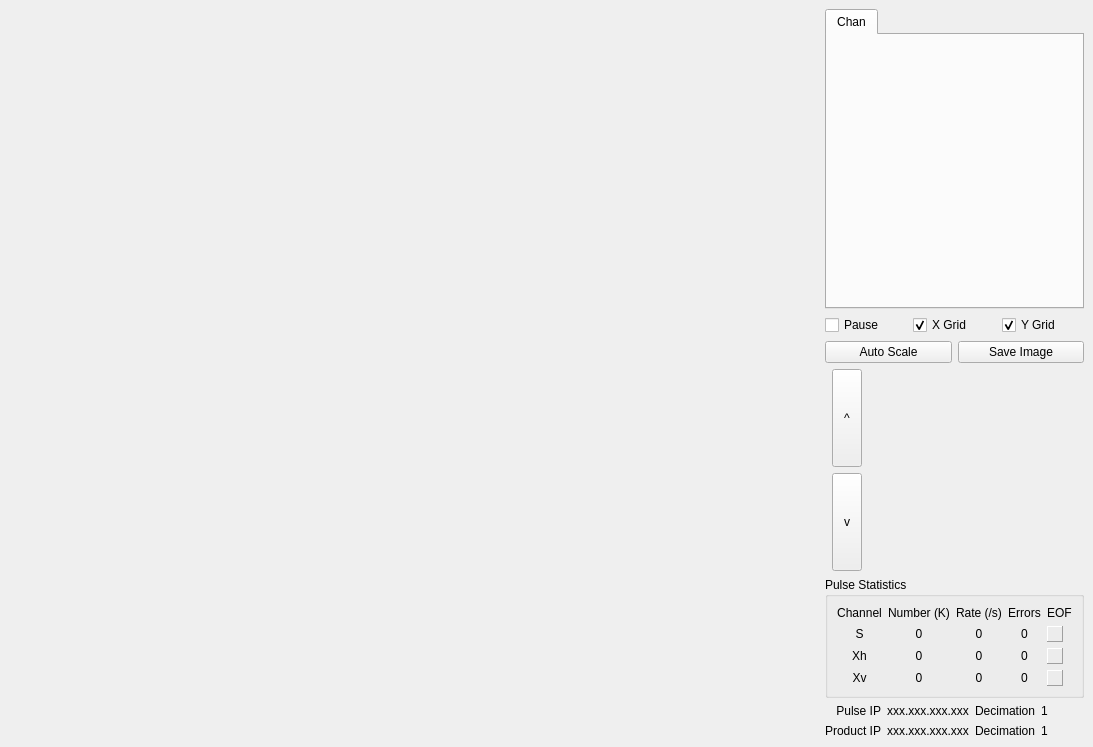
<ui version="4.0" >
 <class>CP2Scope</class>
 <widget class="QWidget" name="CP2Scope" >
  <property name="geometry" >
   <rect>
    <x>0</x>
    <y>0</y>
    <width>1093</width>
    <height>747</height>
   </rect>
  </property>
  <property name="windowTitle" >
   <string>CP2Scope</string>
  </property>
  <layout class="QHBoxLayout" >
   <property name="margin" >
    <number>9</number>
   </property>
   <property name="spacing" >
    <number>6</number>
   </property>
   <item>
    <widget class="ScopePlot" name="_scopePlot" >
     <property name="sizePolicy" >
      <sizepolicy>
       <hsizetype>3</hsizetype>
       <vsizetype>3</vsizetype>
       <horstretch>0</horstretch>
       <verstretch>0</verstretch>
      </sizepolicy>
     </property>
     <property name="minimumSize" >
      <size>
       <width>600</width>
       <height>600</height>
      </size>
     </property>
    </widget>
   </item>
   <item>
    <layout class="QVBoxLayout" >
     <property name="margin" >
      <number>0</number>
     </property>
     <property name="spacing" >
      <number>6</number>
     </property>
     <item>
      <widget class="QTabWidget" name="_typeTab" >
       <property name="sizePolicy" >
        <sizepolicy>
         <hsizetype>1</hsizetype>
         <vsizetype>5</vsizetype>
         <horstretch>0</horstretch>
         <verstretch>0</verstretch>
        </sizepolicy>
       </property>
       <property name="minimumSize" >
        <size>
         <width>200</width>
         <height>300</height>
        </size>
       </property>
       <property name="maximumSize" >
        <size>
         <width>16777215</width>
         <height>16777215</height>
        </size>
       </property>
       <widget class="QWidget" name="Channels" >
        <attribute name="title" >
         <string>Chan</string>
        </attribute>
       </widget>
      </widget>
     </item>
     <item>
      <layout class="QVBoxLayout" >
       <property name="margin" >
        <number>0</number>
       </property>
       <property name="spacing" >
        <number>6</number>
       </property>
       <item>
        <layout class="QHBoxLayout" >
         <property name="margin" >
          <number>0</number>
         </property>
         <property name="spacing" >
          <number>6</number>
         </property>
         <item>
          <widget class="QCheckBox" name="pauseButton" >
           <property name="sizePolicy" >
            <sizepolicy>
             <hsizetype>1</hsizetype>
             <vsizetype>1</vsizetype>
             <horstretch>0</horstretch>
             <verstretch>0</verstretch>
            </sizepolicy>
           </property>
           <property name="toolTip" >
            <string>pause the display</string>
           </property>
           <property name="text" >
            <string>Pause</string>
           </property>
          </widget>
         </item>
         <item>
          <widget class="QCheckBox" name="xGrid" >
           <property name="sizePolicy" >
            <sizepolicy>
             <hsizetype>1</hsizetype>
             <vsizetype>5</vsizetype>
             <horstretch>0</horstretch>
             <verstretch>0</verstretch>
            </sizepolicy>
           </property>
           <property name="text" >
            <string>X Grid</string>
           </property>
           <property name="checked" >
            <bool>true</bool>
           </property>
          </widget>
         </item>
         <item>
          <widget class="QCheckBox" name="yGrid" >
           <property name="sizePolicy" >
            <sizepolicy>
             <hsizetype>1</hsizetype>
             <vsizetype>5</vsizetype>
             <horstretch>0</horstretch>
             <verstretch>0</verstretch>
            </sizepolicy>
           </property>
           <property name="text" >
            <string>Y Grid</string>
           </property>
           <property name="checked" >
            <bool>true</bool>
           </property>
          </widget>
         </item>
        </layout>
       </item>
       <item>
        <layout class="QHBoxLayout" >
         <property name="margin" >
          <number>0</number>
         </property>
         <property name="spacing" >
          <number>6</number>
         </property>
         <item>
          <widget class="QPushButton" name="_autoScale" >
           <property name="sizePolicy" >
            <sizepolicy>
             <hsizetype>1</hsizetype>
             <vsizetype>1</vsizetype>
             <horstretch>0</horstretch>
             <verstretch>0</verstretch>
            </sizepolicy>
           </property>
           <property name="text" >
            <string>Auto Scale</string>
           </property>
          </widget>
         </item>
         <item>
          <widget class="QPushButton" name="_saveImage" >
           <property name="text" >
            <string>Save Image</string>
           </property>
          </widget>
         </item>
        </layout>
       </item>
      </layout>
     </item>
     <item>
      <layout class="QHBoxLayout" >
       <property name="margin" >
        <number>0</number>
       </property>
       <property name="spacing" >
        <number>6</number>
       </property>
       <item>
        <layout class="QVBoxLayout" >
         <property name="margin" >
          <number>0</number>
         </property>
         <property name="spacing" >
          <number>6</number>
         </property>
         <item>
          <widget class="QToolButton" name="_up" >
           <property name="sizePolicy" >
            <sizepolicy>
             <hsizetype>0</hsizetype>
             <vsizetype>3</vsizetype>
             <horstretch>0</horstretch>
             <verstretch>0</verstretch>
            </sizepolicy>
           </property>
           <property name="minimumSize" >
            <size>
             <width>30</width>
             <height>0</height>
            </size>
           </property>
           <property name="maximumSize" >
            <size>
             <width>20</width>
             <height>16777215</height>
            </size>
           </property>
           <property name="text" >
            <string>^</string>
           </property>
           <property name="autoRepeat" >
            <bool>true</bool>
           </property>
          </widget>
         </item>
         <item>
          <widget class="QToolButton" name="_dn" >
           <property name="sizePolicy" >
            <sizepolicy>
             <hsizetype>0</hsizetype>
             <vsizetype>3</vsizetype>
             <horstretch>0</horstretch>
             <verstretch>0</verstretch>
            </sizepolicy>
           </property>
           <property name="minimumSize" >
            <size>
             <width>30</width>
             <height>0</height>
            </size>
           </property>
           <property name="maximumSize" >
            <size>
             <width>30</width>
             <height>16777215</height>
            </size>
           </property>
           <property name="text" >
            <string>v</string>
           </property>
           <property name="autoRepeat" >
            <bool>true</bool>
           </property>
          </widget>
         </item>
        </layout>
       </item>
       <item>
        <widget class="Knob" name="_gainKnob" >
         <property name="sizePolicy" >
          <sizepolicy>
           <hsizetype>3</hsizetype>
           <vsizetype>3</vsizetype>
           <horstretch>0</horstretch>
           <verstretch>0</verstretch>
          </sizepolicy>
         </property>
         <property name="minimumSize" >
          <size>
           <width>100</width>
           <height>0</height>
          </size>
         </property>
         <property name="maximumSize" >
          <size>
           <width>200</width>
           <height>16777215</height>
          </size>
         </property>
        </widget>
       </item>
      </layout>
     </item>
     <item>
      <widget class="QGroupBox" name="groupBox" >
       <property name="title" >
        <string>Pulse Statistics</string>
       </property>
       <layout class="QVBoxLayout" >
        <property name="margin" >
         <number>9</number>
        </property>
        <property name="spacing" >
         <number>6</number>
        </property>
        <item>
         <layout class="QGridLayout" >
          <property name="margin" >
           <number>0</number>
          </property>
          <property name="spacing" >
           <number>6</number>
          </property>
          <item row="3" column="4" >
           <widget class="QLabel" name="_chan2led" >
            <property name="sizePolicy" >
             <sizepolicy>
              <hsizetype>1</hsizetype>
              <vsizetype>5</vsizetype>
              <horstretch>0</horstretch>
              <verstretch>0</verstretch>
             </sizepolicy>
            </property>
            <property name="minimumSize" >
             <size>
              <width>16</width>
              <height>16</height>
             </size>
            </property>
            <property name="maximumSize" >
             <size>
              <width>16</width>
              <height>16</height>
             </size>
            </property>
            <property name="focusPolicy" >
             <enum>Qt::NoFocus</enum>
            </property>
            <property name="frameShape" >
             <enum>QFrame::Panel</enum>
            </property>
            <property name="frameShadow" >
             <enum>QFrame::Raised</enum>
            </property>
            <property name="text" >
             <string/>
            </property>
            <property name="wordWrap" >
             <bool>false</bool>
            </property>
           </widget>
          </item>
          <item row="3" column="1" >
           <widget class="QLabel" name="_chan2pulseCount" >
            <property name="sizePolicy" >
             <sizepolicy>
              <hsizetype>1</hsizetype>
              <vsizetype>5</vsizetype>
              <horstretch>0</horstretch>
              <verstretch>0</verstretch>
             </sizepolicy>
            </property>
            <property name="text" >
             <string>0</string>
            </property>
            <property name="alignment" >
             <set>Qt::AlignCenter</set>
            </property>
            <property name="wordWrap" >
             <bool>false</bool>
            </property>
           </widget>
          </item>
          <item row="2" column="3" >
           <widget class="QLabel" name="_chan1errors" >
            <property name="sizePolicy" >
             <sizepolicy>
              <hsizetype>1</hsizetype>
              <vsizetype>5</vsizetype>
              <horstretch>0</horstretch>
              <verstretch>0</verstretch>
             </sizepolicy>
            </property>
            <property name="text" >
             <string>0</string>
            </property>
            <property name="alignment" >
             <set>Qt::AlignCenter</set>
            </property>
            <property name="wordWrap" >
             <bool>false</bool>
            </property>
           </widget>
          </item>
          <item row="1" column="0" >
           <widget class="QLabel" name="textLabel1_5" >
            <property name="sizePolicy" >
             <sizepolicy>
              <hsizetype>1</hsizetype>
              <vsizetype>5</vsizetype>
              <horstretch>0</horstretch>
              <verstretch>0</verstretch>
             </sizepolicy>
            </property>
            <property name="text" >
             <string>S</string>
            </property>
            <property name="alignment" >
             <set>Qt::AlignCenter</set>
            </property>
            <property name="wordWrap" >
             <bool>false</bool>
            </property>
           </widget>
          </item>
          <item row="1" column="3" >
           <widget class="QLabel" name="_chan0errors" >
            <property name="sizePolicy" >
             <sizepolicy>
              <hsizetype>1</hsizetype>
              <vsizetype>5</vsizetype>
              <horstretch>0</horstretch>
              <verstretch>0</verstretch>
             </sizepolicy>
            </property>
            <property name="text" >
             <string>0</string>
            </property>
            <property name="alignment" >
             <set>Qt::AlignCenter</set>
            </property>
            <property name="wordWrap" >
             <bool>false</bool>
            </property>
           </widget>
          </item>
          <item row="2" column="1" >
           <widget class="QLabel" name="_chan1pulseCount" >
            <property name="sizePolicy" >
             <sizepolicy>
              <hsizetype>1</hsizetype>
              <vsizetype>5</vsizetype>
              <horstretch>0</horstretch>
              <verstretch>0</verstretch>
             </sizepolicy>
            </property>
            <property name="text" >
             <string>0</string>
            </property>
            <property name="alignment" >
             <set>Qt::AlignCenter</set>
            </property>
            <property name="wordWrap" >
             <bool>false</bool>
            </property>
           </widget>
          </item>
          <item row="3" column="0" >
           <widget class="QLabel" name="textLabel1_5_3" >
            <property name="sizePolicy" >
             <sizepolicy>
              <hsizetype>1</hsizetype>
              <vsizetype>5</vsizetype>
              <horstretch>0</horstretch>
              <verstretch>0</verstretch>
             </sizepolicy>
            </property>
            <property name="text" >
             <string>Xv</string>
            </property>
            <property name="alignment" >
             <set>Qt::AlignCenter</set>
            </property>
            <property name="wordWrap" >
             <bool>false</bool>
            </property>
           </widget>
          </item>
          <item row="0" column="3" >
           <widget class="QLabel" name="textLabel3_3" >
            <property name="sizePolicy" >
             <sizepolicy>
              <hsizetype>1</hsizetype>
              <vsizetype>5</vsizetype>
              <horstretch>0</horstretch>
              <verstretch>0</verstretch>
             </sizepolicy>
            </property>
            <property name="text" >
             <string>Errors</string>
            </property>
            <property name="alignment" >
             <set>Qt::AlignCenter</set>
            </property>
            <property name="wordWrap" >
             <bool>false</bool>
            </property>
           </widget>
          </item>
          <item row="1" column="1" >
           <widget class="QLabel" name="_chan0pulseCount" >
            <property name="sizePolicy" >
             <sizepolicy>
              <hsizetype>1</hsizetype>
              <vsizetype>5</vsizetype>
              <horstretch>0</horstretch>
              <verstretch>0</verstretch>
             </sizepolicy>
            </property>
            <property name="text" >
             <string>0</string>
            </property>
            <property name="alignment" >
             <set>Qt::AlignCenter</set>
            </property>
            <property name="wordWrap" >
             <bool>false</bool>
            </property>
           </widget>
          </item>
          <item row="1" column="4" >
           <widget class="QLabel" name="_chan0led" >
            <property name="sizePolicy" >
             <sizepolicy>
              <hsizetype>1</hsizetype>
              <vsizetype>5</vsizetype>
              <horstretch>0</horstretch>
              <verstretch>0</verstretch>
             </sizepolicy>
            </property>
            <property name="minimumSize" >
             <size>
              <width>16</width>
              <height>16</height>
             </size>
            </property>
            <property name="maximumSize" >
             <size>
              <width>16</width>
              <height>16</height>
             </size>
            </property>
            <property name="focusPolicy" >
             <enum>Qt::NoFocus</enum>
            </property>
            <property name="frameShape" >
             <enum>QFrame::Panel</enum>
            </property>
            <property name="frameShadow" >
             <enum>QFrame::Raised</enum>
            </property>
            <property name="text" >
             <string/>
            </property>
            <property name="wordWrap" >
             <bool>false</bool>
            </property>
           </widget>
          </item>
          <item row="0" column="4" >
           <widget class="QLabel" name="textLabel1" >
            <property name="sizePolicy" >
             <sizepolicy>
              <hsizetype>1</hsizetype>
              <vsizetype>5</vsizetype>
              <horstretch>0</horstretch>
              <verstretch>0</verstretch>
             </sizepolicy>
            </property>
            <property name="text" >
             <string>EOF</string>
            </property>
            <property name="wordWrap" >
             <bool>false</bool>
            </property>
           </widget>
          </item>
          <item row="3" column="3" >
           <widget class="QLabel" name="_chan2errors" >
            <property name="sizePolicy" >
             <sizepolicy>
              <hsizetype>1</hsizetype>
              <vsizetype>5</vsizetype>
              <horstretch>0</horstretch>
              <verstretch>0</verstretch>
             </sizepolicy>
            </property>
            <property name="text" >
             <string>0</string>
            </property>
            <property name="alignment" >
             <set>Qt::AlignCenter</set>
            </property>
            <property name="wordWrap" >
             <bool>false</bool>
            </property>
           </widget>
          </item>
          <item row="0" column="0" >
           <widget class="QLabel" name="textLabel4" >
            <property name="sizePolicy" >
             <sizepolicy>
              <hsizetype>1</hsizetype>
              <vsizetype>5</vsizetype>
              <horstretch>0</horstretch>
              <verstretch>0</verstretch>
             </sizepolicy>
            </property>
            <property name="text" >
             <string>Channel</string>
            </property>
            <property name="alignment" >
             <set>Qt::AlignCenter</set>
            </property>
            <property name="wordWrap" >
             <bool>false</bool>
            </property>
           </widget>
          </item>
          <item row="2" column="0" >
           <widget class="QLabel" name="textLabel1_5_2" >
            <property name="sizePolicy" >
             <sizepolicy>
              <hsizetype>1</hsizetype>
              <vsizetype>5</vsizetype>
              <horstretch>0</horstretch>
              <verstretch>0</verstretch>
             </sizepolicy>
            </property>
            <property name="text" >
             <string>Xh</string>
            </property>
            <property name="alignment" >
             <set>Qt::AlignCenter</set>
            </property>
            <property name="wordWrap" >
             <bool>false</bool>
            </property>
           </widget>
          </item>
          <item row="0" column="2" >
           <widget class="QLabel" name="textLabel3_2" >
            <property name="sizePolicy" >
             <sizepolicy>
              <hsizetype>1</hsizetype>
              <vsizetype>5</vsizetype>
              <horstretch>0</horstretch>
              <verstretch>0</verstretch>
             </sizepolicy>
            </property>
            <property name="text" >
             <string>Rate (/s)</string>
            </property>
            <property name="alignment" >
             <set>Qt::AlignCenter</set>
            </property>
            <property name="wordWrap" >
             <bool>false</bool>
            </property>
           </widget>
          </item>
          <item row="3" column="2" >
           <widget class="QLabel" name="_chan2pulseRate" >
            <property name="sizePolicy" >
             <sizepolicy>
              <hsizetype>1</hsizetype>
              <vsizetype>5</vsizetype>
              <horstretch>0</horstretch>
              <verstretch>0</verstretch>
             </sizepolicy>
            </property>
            <property name="text" >
             <string>0</string>
            </property>
            <property name="alignment" >
             <set>Qt::AlignCenter</set>
            </property>
            <property name="wordWrap" >
             <bool>false</bool>
            </property>
           </widget>
          </item>
          <item row="1" column="2" >
           <widget class="QLabel" name="_chan0pulseRate" >
            <property name="sizePolicy" >
             <sizepolicy>
              <hsizetype>1</hsizetype>
              <vsizetype>5</vsizetype>
              <horstretch>0</horstretch>
              <verstretch>0</verstretch>
             </sizepolicy>
            </property>
            <property name="text" >
             <string>0</string>
            </property>
            <property name="alignment" >
             <set>Qt::AlignCenter</set>
            </property>
            <property name="wordWrap" >
             <bool>false</bool>
            </property>
           </widget>
          </item>
          <item row="2" column="4" >
           <widget class="QLabel" name="_chan1led" >
            <property name="sizePolicy" >
             <sizepolicy>
              <hsizetype>1</hsizetype>
              <vsizetype>5</vsizetype>
              <horstretch>0</horstretch>
              <verstretch>0</verstretch>
             </sizepolicy>
            </property>
            <property name="minimumSize" >
             <size>
              <width>16</width>
              <height>16</height>
             </size>
            </property>
            <property name="maximumSize" >
             <size>
              <width>16</width>
              <height>16</height>
             </size>
            </property>
            <property name="focusPolicy" >
             <enum>Qt::NoFocus</enum>
            </property>
            <property name="frameShape" >
             <enum>QFrame::Panel</enum>
            </property>
            <property name="frameShadow" >
             <enum>QFrame::Raised</enum>
            </property>
            <property name="text" >
             <string/>
            </property>
            <property name="wordWrap" >
             <bool>false</bool>
            </property>
           </widget>
          </item>
          <item row="0" column="1" >
           <widget class="QLabel" name="textLabel3" >
            <property name="sizePolicy" >
             <sizepolicy>
              <hsizetype>1</hsizetype>
              <vsizetype>5</vsizetype>
              <horstretch>0</horstretch>
              <verstretch>0</verstretch>
             </sizepolicy>
            </property>
            <property name="text" >
             <string>Number (K)</string>
            </property>
            <property name="alignment" >
             <set>Qt::AlignCenter</set>
            </property>
            <property name="wordWrap" >
             <bool>false</bool>
            </property>
           </widget>
          </item>
          <item row="2" column="2" >
           <widget class="QLabel" name="_chan1pulseRate" >
            <property name="sizePolicy" >
             <sizepolicy>
              <hsizetype>1</hsizetype>
              <vsizetype>5</vsizetype>
              <horstretch>0</horstretch>
              <verstretch>0</verstretch>
             </sizepolicy>
            </property>
            <property name="text" >
             <string>0</string>
            </property>
            <property name="alignment" >
             <set>Qt::AlignCenter</set>
            </property>
            <property name="wordWrap" >
             <bool>false</bool>
            </property>
           </widget>
          </item>
         </layout>
        </item>
       </layout>
      </widget>
     </item>
     <item>
      <layout class="QGridLayout" >
       <property name="margin" >
        <number>0</number>
       </property>
       <property name="spacing" >
        <number>6</number>
       </property>
       <item row="0" column="0" >
        <layout class="QHBoxLayout" >
         <property name="margin" >
          <number>0</number>
         </property>
         <property name="spacing" >
          <number>6</number>
         </property>
         <item>
          <widget class="QLabel" name="m_pTextIPname_2" >
           <property name="text" >
            <string>Pulse IP</string>
           </property>
           <property name="alignment" >
            <set>Qt::AlignRight|Qt::AlignTrailing|Qt::AlignVCenter</set>
           </property>
           <property name="wordWrap" >
            <bool>false</bool>
           </property>
          </widget>
         </item>
         <item>
          <widget class="QLabel" name="m_pulseIP" >
           <property name="sizePolicy" >
            <sizepolicy>
             <hsizetype>1</hsizetype>
             <vsizetype>5</vsizetype>
             <horstretch>0</horstretch>
             <verstretch>0</verstretch>
            </sizepolicy>
           </property>
           <property name="text" >
            <string>xxx.xxx.xxx.xxx</string>
           </property>
           <property name="wordWrap" >
            <bool>false</bool>
           </property>
          </widget>
         </item>
        </layout>
       </item>
       <item row="0" column="1" >
        <layout class="QHBoxLayout" >
         <property name="margin" >
          <number>0</number>
         </property>
         <property name="spacing" >
          <number>6</number>
         </property>
         <item>
          <widget class="QLabel" name="m_pTextIPname_4" >
           <property name="text" >
            <string>Decimation</string>
           </property>
           <property name="alignment" >
            <set>Qt::AlignRight|Qt::AlignTrailing|Qt::AlignVCenter</set>
           </property>
           <property name="wordWrap" >
            <bool>false</bool>
           </property>
          </widget>
         </item>
         <item>
          <widget class="QLabel" name="m_pulseDec" >
           <property name="sizePolicy" >
            <sizepolicy>
             <hsizetype>1</hsizetype>
             <vsizetype>5</vsizetype>
             <horstretch>0</horstretch>
             <verstretch>0</verstretch>
            </sizepolicy>
           </property>
           <property name="text" >
            <string>1</string>
           </property>
           <property name="wordWrap" >
            <bool>false</bool>
           </property>
          </widget>
         </item>
        </layout>
       </item>
       <item row="1" column="1" >
        <layout class="QHBoxLayout" >
         <property name="margin" >
          <number>0</number>
         </property>
         <property name="spacing" >
          <number>6</number>
         </property>
         <item>
          <widget class="QLabel" name="m_pTextIPname_3" >
           <property name="text" >
            <string>Decimation</string>
           </property>
           <property name="alignment" >
            <set>Qt::AlignRight|Qt::AlignTrailing|Qt::AlignVCenter</set>
           </property>
           <property name="wordWrap" >
            <bool>false</bool>
           </property>
          </widget>
         </item>
         <item>
          <widget class="QLabel" name="m_productDec" >
           <property name="sizePolicy" >
            <sizepolicy>
             <hsizetype>1</hsizetype>
             <vsizetype>5</vsizetype>
             <horstretch>0</horstretch>
             <verstretch>0</verstretch>
            </sizepolicy>
           </property>
           <property name="text" >
            <string>1</string>
           </property>
           <property name="wordWrap" >
            <bool>false</bool>
           </property>
          </widget>
         </item>
        </layout>
       </item>
       <item row="1" column="0" >
        <layout class="QHBoxLayout" >
         <property name="margin" >
          <number>0</number>
         </property>
         <property name="spacing" >
          <number>6</number>
         </property>
         <item>
          <widget class="QLabel" name="m_pTextIPname" >
           <property name="text" >
            <string>Product IP</string>
           </property>
           <property name="alignment" >
            <set>Qt::AlignRight|Qt::AlignTrailing|Qt::AlignVCenter</set>
           </property>
           <property name="wordWrap" >
            <bool>false</bool>
           </property>
          </widget>
         </item>
         <item>
          <widget class="QLabel" name="m_productIP" >
           <property name="sizePolicy" >
            <sizepolicy>
             <hsizetype>1</hsizetype>
             <vsizetype>5</vsizetype>
             <horstretch>0</horstretch>
             <verstretch>0</verstretch>
            </sizepolicy>
           </property>
           <property name="text" >
            <string>xxx.xxx.xxx.xxx</string>
           </property>
           <property name="wordWrap" >
            <bool>false</bool>
           </property>
          </widget>
         </item>
        </layout>
       </item>
      </layout>
     </item>
    </layout>
   </item>
  </layout>
 </widget>
 <customwidgets>
  <customwidget>
   <class>ScopePlot</class>
   <extends>QWidget</extends>
   <header>ScopePlot.h</header>
  </customwidget>
  <customwidget>
   <class>Knob</class>
   <extends>QWidget</extends>
   <header>Knob.h</header>
  </customwidget>
 </customwidgets>
 <resources/>
 <connections/>
</ui>
